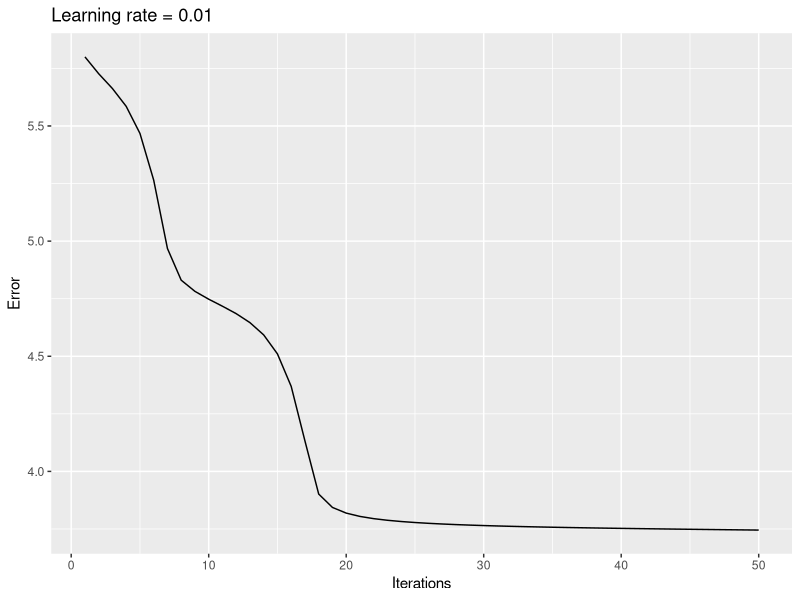
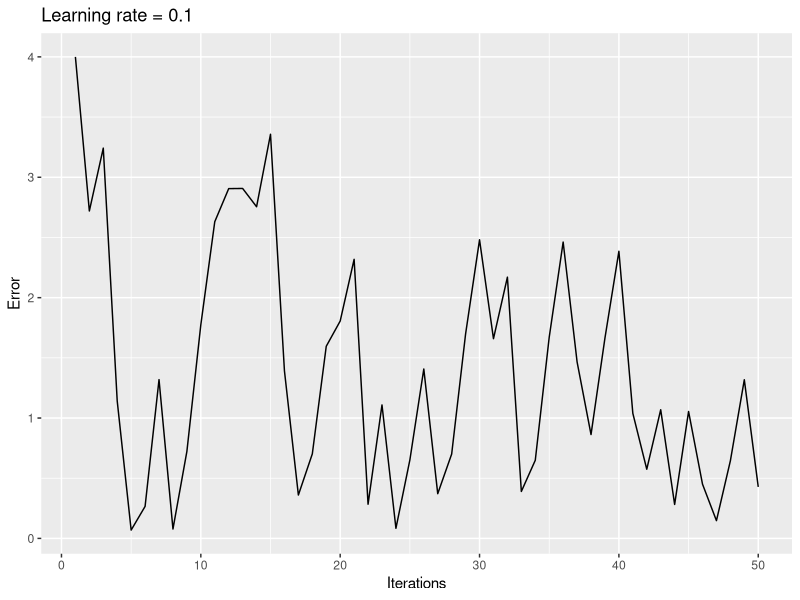

These figures' R source, in order:
## ---- chunk 1
knitr::opts_chunk$set(echo = TRUE, comment = ">>")
set.seed(1000000007)

# Función para verificar si un paquete está instalado o no
is.installed <- function(paquete) is.element(
  paquete, installed.packages())

if (!is.installed("ggplot2"))
  install.packages("ggplot2", dependencies = T)
if (!is.installed("gridExtra"))
  install.packages("gridExtra", dependencies = T)

library(ggplot2)
library(gridExtra)  # for presenting plots side by side
## ---- chunk 2
learning.ratio <- 0.1
w <- as.double(c(1, 1))

ErrorFunction <- function(u,v) 
  (u * exp(v) - 2 * v * exp(-u)) ^ 2
dEdu <- function(u, v)
  2 * exp(-2 * u) * (u * exp(u + v) - 2 * v) * (exp(u + v) + 2 * v)
dEdv <- function(u, v)
  2 * exp(-2 * u) * (u * exp(u + v) - 2) * (u * exp(u + v) - 2 * v)

cost <- 10000
nIters <- 0
while (cost > 1e-14) {
  u <-  w[1] - dEdu(w[1], w[2]) * learning.ratio
  v <-  w[2] - dEdv(w[1], w[2]) * learning.ratio
  w <- c(u,v)
  cost <- u + v
  nIters <- nIters + 1
}
cat("Number of iterations until cost is below 1e-14:", nIters)

## ---- chunk 3
# TODO: Reescribir documentación
GradientDescent <- function(initial.point = c(1,1), 
                            dEdx,
                            dEdy,
                            learning.ratio = 0.1,
                            maxIters = 100,
                            best.values = F) {
  # Compute gradient descent
  #
  # Args:
  #   initial.point:  The point from where to start
  #   dEdx: Partial derivative of function
  #   dEdy: Partial derivative of function
  #   learning.ratio: The ratio at which to learn
  #   maxIters: How many iterations as maximun
  #   best.values: If true, returned value includes best x,y and its error
  #   
  #  Returns:
  #    A list with (cost, cost.history, x, y, nIters. [best])
  cost.current <- Inf
  nIters <- 0
  
  old.x <- dEdx(initial.point[1], initial.point[2])
  old.y <- dEdy(initial.point[1], initial.point[2])
  
  history <- c(old.x + old.y)
  
  if (best.values == T) {
    cost.best <- Inf
  }
  
  while (nIters < maxIters) {
    
    new.x <-  old.x - dEdx(old.x, old.y) * learning.ratio
    new.y <-  old.y - dEdy(old.x, old.y) * learning.ratio
        
    cost.current <- abs(new.x + new.y)
    history <- c(history, cost.current)
    
    if (best.values == T && cost.current < cost.best) {
      best.x <- new.x
      best.y <- new.y
      cost.best <- cost.current
    }
    
    old.x <- new.x
    old.y <- new.y
    
    nIters <- nIters + 1
  }
  
  r <- list(theta = c(new.x, new.y), history = history[-1], iters = nIters)

  if (best.values == T) {
    r$best = list(x = best.x, y = best.y, cost = cost.best)
  }
  
  r
}

ErrorFunc <- function(x, y)
  x ^ 2 + 2 * y ^ 2 + 2 * sin(2 * pi * x) * (2 * pi * y)

dEdx <- function(x, y)
  2 * (2 * pi * cos(2 * pi * x) * sin(2 * pi * y) + x)
dEdy <- function(x, y)
  4 * (pi * sin(2 * pi * x) * cos(2 * pi * y) + y )

result <- mapply(GradientDescent, 
       learning.ratio = c(0.01, 0.1), 
       MoreArgs = list(dEdx     = dEdx,
                       dEdy     = dEdy,
                       maxIters = 50))

qplot(c(1:50), result[,1]$history, 
      geom = "line", xlab = "Iterations", ylab = "Error", main = "Learning rate = 0.01")
qplot(c(1:50), result[,2]$history, 
      geom = "line", xlab = "Iterations", ylab = "Error", main = "Learning rate = 0.1")
## ---- chunk 4
result <- mapply(GradientDescent,
       learning.ratio = c(rep(.01, 4), rep(.1, 4)),
       initial.point = list(c(.1, .1), c(1,1), c(-.5, -.5), c(-1,-1)),
       MoreArgs = list(dEdx        = dEdx,
                       dEdy        = dEdy,
                       maxIters    = 50,
                       best.values = T))
## ---- chunk 5
data <- data.frame(L.Rate = c(rep(.01, 4), rep(.1, 4)),
                   points = c("(.1,.1)","(1,1)","(-.5,-.5)","(-1,-1)",
                              "(.1,.1)","(1,1)","(-.5,-.5)","(-1,-1)"),
                   x      = c(result[,1]$best$x, result[,2]$best$x, result[,3]$best$x, result[,4]$best$x,
                              result[,5]$best$x, result[,6]$best$x, result[,7]$best$x, result[,8]$best$x),
                   y      = c(result[,1]$best$y, result[,2]$best$y, result[,3]$best$y, result[,4]$best$y,
                              result[,5]$best$y, result[,6]$best$y, result[,7]$best$y, result[,8]$best$y),
                   error  = c(result[,1]$best$cost, result[,2]$best$cost, result[,3]$best$cost, result[,4]$best$cost,
                              result[,5]$best$cost, result[,6]$best$cost, result[,7]$best$cost, result[,8]$best$cost)

        )
knitr::kable(data, caption = "Comparison between learning rates and starting points")
